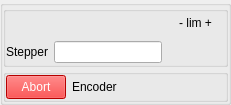
  <widget class="QGroupBox" name="rightJaw" >
   <property name="geometry" >
    <rect>
     <x>470</x>
     <y>120</y>
     <width>231</width>
     <height>101</height>
    </rect>
   </property>
   <layout class="QGridLayout" >
    <property name="leftMargin" >
     <number>0</number>
    </property>
    <property name="topMargin" >
     <number>0</number>
    </property>
    <property name="rightMargin" >
     <number>0</number>
    </property>
    <property name="bottomMargin" >
     <number>0</number>
    </property>
    <property name="verticalSpacing" >
     <number>2</number>
    </property>
    <item row="0" column="0" >
     <widget class="TauGroupBox" name="rightStepper" >
      <property name="flat" >
       <bool>true</bool>
      </property>
      <property name="showText" >
       <bool>false</bool>
      </property>
      <layout class="QGridLayout" >
       <property name="leftMargin" >
        <number>0</number>
       </property>
       <property name="topMargin" >
        <number>0</number>
       </property>
       <property name="rightMargin" >
        <number>0</number>
       </property>
       <property name="bottomMargin" >
        <number>0</number>
       </property>
       <property name="horizontalSpacing" >
        <number>6</number>
       </property>
       <property name="verticalSpacing" >
        <number>6</number>
       </property>
       <item row="0" column="0" >
        <layout class="QHBoxLayout" >
         <item>
          <widget class="TauValueLabel" name="rightLabelState" >
           <property name="minimumSize" >
            <size>
             <width>50</width>
             <height>22</height>
            </size>
           </property>
           <property name="frameShape" >
            <enum>QFrame::NoFrame</enum>
           </property>
           <property name="frameShadow" >
            <enum>QFrame::Plain</enum>
           </property>
           <property name="showQuality" >
            <bool>false</bool>
           </property>
           <property name="useParentModel" >
            <bool>true</bool>
           </property>
           <property name="model" >
            <string>/State</string>
           </property>
          </widget>
         </item>
         <item>
          <widget class="TauStateLed" name="rightLedState" >
           <property name="useParentModel" >
            <bool>true</bool>
           </property>
           <property name="model" >
            <string>/State</string>
           </property>
          </widget>
         </item>
         <item>
          <spacer>
           <property name="orientation" >
            <enum>Qt::Horizontal</enum>
           </property>
           <property name="sizeHint" >
            <size>
             <width>150</width>
             <height>20</height>
            </size>
           </property>
          </spacer>
         </item>
         <item>
          <widget class="TauLimitSwitch" name="rightLimitN" >
           <property name="useParentModel" >
            <bool>true</bool>
           </property>
           <property name="model" >
            <string>/Limit_switches</string>
           </property>
           <property name="boolIndex" >
            <number>2</number>
           </property>
          </widget>
         </item>
         <item>
          <widget class="QLabel" name="rightLimitLabel" >
           <property name="text" >
            <string>- lim +</string>
           </property>
           <property name="alignment" >
            <set>Qt::AlignCenter</set>
           </property>
          </widget>
         </item>
         <item>
          <widget class="TauLimitSwitch" name="rightLimitP" >
           <property name="useParentModel" >
            <bool>true</bool>
           </property>
           <property name="model" >
            <string>/Limit_switches</string>
           </property>
           <property name="boolIndex" >
            <number>1</number>
           </property>
          </widget>
         </item>
        </layout>
       </item>
       <item row="1" column="0" >
        <layout class="QHBoxLayout" >
         <item>
          <widget class="QLabel" name="rightStepperLabel" >
           <property name="text" >
            <string>Stepper</string>
           </property>
          </widget>
         </item>
         <item>
          <widget class="TauValueLineEdit" name="rightStepperWrite" >
           <property name="useParentModel" >
            <bool>true</bool>
           </property>
           <property name="model" >
            <string>/Position</string>
           </property>
          </widget>
         </item>
         <item>
          <widget class="TauValueLabel" name="rightStepperRead" >
           <property name="sizePolicy" >
            <sizepolicy vsizetype="Preferred" hsizetype="Expanding" >
             <horstretch>0</horstretch>
             <verstretch>0</verstretch>
            </sizepolicy>
           </property>
           <property name="useParentModel" >
            <bool>true</bool>
           </property>
           <property name="model" >
            <string>/Position</string>
           </property>
          </widget>
         </item>
         <item>
          <widget class="TauConfigLabel" name="rightStepperUnits" >
           <property name="minimumSize" >
            <size>
             <width>35</width>
             <height>24</height>
            </size>
           </property>
           <property name="maximumSize" >
            <size>
             <width>35</width>
             <height>24</height>
            </size>
           </property>
           <property name="useParentModel" >
            <bool>true</bool>
           </property>
           <property name="model" >
            <string>/Position?configuration=unit</string>
           </property>
          </widget>
         </item>
        </layout>
       </item>
      </layout>
     </widget>
    </item>
    <item row="1" column="0" >
     <widget class="TauGroupBox" name="rightEnc" >
      <property name="flat" >
       <bool>true</bool>
      </property>
      <property name="showText" >
       <bool>false</bool>
      </property>
      <layout class="QGridLayout" >
       <property name="leftMargin" >
        <number>0</number>
       </property>
       <property name="topMargin" >
        <number>0</number>
       </property>
       <property name="rightMargin" >
        <number>0</number>
       </property>
       <property name="bottomMargin" >
        <number>0</number>
       </property>
       <property name="horizontalSpacing" >
        <number>6</number>
       </property>
       <property name="verticalSpacing" >
        <number>6</number>
       </property>
       <item row="0" column="0" >
        <layout class="QHBoxLayout" >
         <item>
          <widget class="QPushButton" name="rightAbort" >
           <property name="maximumSize" >
            <size>
             <width>60</width>
             <height>25</height>
            </size>
           </property>
           <property name="palette" >
            <palette>
             <active>
              <colorrole role="WindowText" >
               <brush brushstyle="SolidPattern" >
                <color alpha="255" >
                 <red>0</red>
                 <green>0</green>
                 <blue>0</blue>
                </color>
               </brush>
              </colorrole>
              <colorrole role="Button" >
               <brush brushstyle="SolidPattern" >
                <color alpha="255" >
                 <red>255</red>
                 <green>0</green>
                 <blue>0</blue>
                </color>
               </brush>
              </colorrole>
              <colorrole role="Light" >
               <brush brushstyle="SolidPattern" >
                <color alpha="255" >
                 <red>255</red>
                 <green>127</green>
                 <blue>127</blue>
                </color>
               </brush>
              </colorrole>
              <colorrole role="Midlight" >
               <brush brushstyle="SolidPattern" >
                <color alpha="255" >
                 <red>255</red>
                 <green>63</green>
                 <blue>63</blue>
                </color>
               </brush>
              </colorrole>
              <colorrole role="Dark" >
               <brush brushstyle="SolidPattern" >
                <color alpha="255" >
                 <red>127</red>
                 <green>0</green>
                 <blue>0</blue>
                </color>
               </brush>
              </colorrole>
              <colorrole role="Mid" >
               <brush brushstyle="SolidPattern" >
                <color alpha="255" >
                 <red>170</red>
                 <green>0</green>
                 <blue>0</blue>
                </color>
               </brush>
              </colorrole>
              <colorrole role="Text" >
               <brush brushstyle="SolidPattern" >
                <color alpha="255" >
                 <red>0</red>
                 <green>0</green>
                 <blue>0</blue>
                </color>
               </brush>
              </colorrole>
              <colorrole role="BrightText" >
               <brush brushstyle="SolidPattern" >
                <color alpha="255" >
                 <red>255</red>
                 <green>255</green>
                 <blue>255</blue>
                </color>
               </brush>
              </colorrole>
              <colorrole role="ButtonText" >
               <brush brushstyle="SolidPattern" >
                <color alpha="255" >
                 <red>255</red>
                 <green>255</green>
                 <blue>255</blue>
                </color>
               </brush>
              </colorrole>
              <colorrole role="Base" >
               <brush brushstyle="SolidPattern" >
                <color alpha="255" >
                 <red>255</red>
                 <green>255</green>
                 <blue>255</blue>
                </color>
               </brush>
              </colorrole>
              <colorrole role="Window" >
               <brush brushstyle="SolidPattern" >
                <color alpha="255" >
                 <red>255</red>
                 <green>0</green>
                 <blue>0</blue>
                </color>
               </brush>
              </colorrole>
              <colorrole role="Shadow" >
               <brush brushstyle="SolidPattern" >
                <color alpha="255" >
                 <red>0</red>
                 <green>0</green>
                 <blue>0</blue>
                </color>
               </brush>
              </colorrole>
              <colorrole role="AlternateBase" >
               <brush brushstyle="SolidPattern" >
                <color alpha="255" >
                 <red>255</red>
                 <green>127</green>
                 <blue>127</blue>
                </color>
               </brush>
              </colorrole>
             </active>
             <inactive>
              <colorrole role="WindowText" >
               <brush brushstyle="SolidPattern" >
                <color alpha="255" >
                 <red>0</red>
                 <green>0</green>
                 <blue>0</blue>
                </color>
               </brush>
              </colorrole>
              <colorrole role="Button" >
               <brush brushstyle="SolidPattern" >
                <color alpha="255" >
                 <red>255</red>
                 <green>0</green>
                 <blue>0</blue>
                </color>
               </brush>
              </colorrole>
              <colorrole role="Light" >
               <brush brushstyle="SolidPattern" >
                <color alpha="255" >
                 <red>255</red>
                 <green>127</green>
                 <blue>127</blue>
                </color>
               </brush>
              </colorrole>
              <colorrole role="Midlight" >
               <brush brushstyle="SolidPattern" >
                <color alpha="255" >
                 <red>255</red>
                 <green>63</green>
                 <blue>63</blue>
                </color>
               </brush>
              </colorrole>
              <colorrole role="Dark" >
               <brush brushstyle="SolidPattern" >
                <color alpha="255" >
                 <red>127</red>
                 <green>0</green>
                 <blue>0</blue>
                </color>
               </brush>
              </colorrole>
              <colorrole role="Mid" >
               <brush brushstyle="SolidPattern" >
                <color alpha="255" >
                 <red>170</red>
                 <green>0</green>
                 <blue>0</blue>
                </color>
               </brush>
              </colorrole>
              <colorrole role="Text" >
               <brush brushstyle="SolidPattern" >
                <color alpha="255" >
                 <red>0</red>
                 <green>0</green>
                 <blue>0</blue>
                </color>
               </brush>
              </colorrole>
              <colorrole role="BrightText" >
               <brush brushstyle="SolidPattern" >
                <color alpha="255" >
                 <red>255</red>
                 <green>255</green>
                 <blue>255</blue>
                </color>
               </brush>
              </colorrole>
              <colorrole role="ButtonText" >
               <brush brushstyle="SolidPattern" >
                <color alpha="255" >
                 <red>255</red>
                 <green>255</green>
                 <blue>255</blue>
                </color>
               </brush>
              </colorrole>
              <colorrole role="Base" >
               <brush brushstyle="SolidPattern" >
                <color alpha="255" >
                 <red>255</red>
                 <green>255</green>
                 <blue>255</blue>
                </color>
               </brush>
              </colorrole>
              <colorrole role="Window" >
               <brush brushstyle="SolidPattern" >
                <color alpha="255" >
                 <red>255</red>
                 <green>0</green>
                 <blue>0</blue>
                </color>
               </brush>
              </colorrole>
              <colorrole role="Shadow" >
               <brush brushstyle="SolidPattern" >
                <color alpha="255" >
                 <red>0</red>
                 <green>0</green>
                 <blue>0</blue>
                </color>
               </brush>
              </colorrole>
              <colorrole role="AlternateBase" >
               <brush brushstyle="SolidPattern" >
                <color alpha="255" >
                 <red>255</red>
                 <green>127</green>
                 <blue>127</blue>
                </color>
               </brush>
              </colorrole>
             </inactive>
             <disabled>
              <colorrole role="WindowText" >
               <brush brushstyle="SolidPattern" >
                <color alpha="255" >
                 <red>127</red>
                 <green>0</green>
                 <blue>0</blue>
                </color>
               </brush>
              </colorrole>
              <colorrole role="Button" >
               <brush brushstyle="SolidPattern" >
                <color alpha="255" >
                 <red>255</red>
                 <green>0</green>
                 <blue>0</blue>
                </color>
               </brush>
              </colorrole>
              <colorrole role="Light" >
               <brush brushstyle="SolidPattern" >
                <color alpha="255" >
                 <red>255</red>
                 <green>127</green>
                 <blue>127</blue>
                </color>
               </brush>
              </colorrole>
              <colorrole role="Midlight" >
               <brush brushstyle="SolidPattern" >
                <color alpha="255" >
                 <red>255</red>
                 <green>63</green>
                 <blue>63</blue>
                </color>
               </brush>
              </colorrole>
              <colorrole role="Dark" >
               <brush brushstyle="SolidPattern" >
                <color alpha="255" >
                 <red>127</red>
                 <green>0</green>
                 <blue>0</blue>
                </color>
               </brush>
              </colorrole>
              <colorrole role="Mid" >
               <brush brushstyle="SolidPattern" >
                <color alpha="255" >
                 <red>170</red>
                 <green>0</green>
                 <blue>0</blue>
                </color>
               </brush>
              </colorrole>
              <colorrole role="Text" >
               <brush brushstyle="SolidPattern" >
                <color alpha="255" >
                 <red>127</red>
                 <green>0</green>
                 <blue>0</blue>
                </color>
               </brush>
              </colorrole>
              <colorrole role="BrightText" >
               <brush brushstyle="SolidPattern" >
                <color alpha="255" >
                 <red>255</red>
                 <green>255</green>
                 <blue>255</blue>
                </color>
               </brush>
              </colorrole>
              <colorrole role="ButtonText" >
               <brush brushstyle="SolidPattern" >
                <color alpha="255" >
                 <red>127</red>
                 <green>0</green>
                 <blue>0</blue>
                </color>
               </brush>
              </colorrole>
              <colorrole role="Base" >
               <brush brushstyle="SolidPattern" >
                <color alpha="255" >
                 <red>255</red>
                 <green>0</green>
                 <blue>0</blue>
                </color>
               </brush>
              </colorrole>
              <colorrole role="Window" >
               <brush brushstyle="SolidPattern" >
                <color alpha="255" >
                 <red>255</red>
                 <green>0</green>
                 <blue>0</blue>
                </color>
               </brush>
              </colorrole>
              <colorrole role="Shadow" >
               <brush brushstyle="SolidPattern" >
                <color alpha="255" >
                 <red>0</red>
                 <green>0</green>
                 <blue>0</blue>
                </color>
               </brush>
              </colorrole>
              <colorrole role="AlternateBase" >
               <brush brushstyle="SolidPattern" >
                <color alpha="255" >
                 <red>255</red>
                 <green>0</green>
                 <blue>0</blue>
                </color>
               </brush>
              </colorrole>
             </disabled>
            </palette>
           </property>
           <property name="text" >
            <string>Abort</string>
           </property>
          </widget>
         </item>
         <item>
          <widget class="QLabel" name="rightEncLabel" >
           <property name="text" >
            <string>Encoder</string>
           </property>
          </widget>
         </item>
         <item>
          <widget class="TauValueLabel" name="rightEncRead" >
           <property name="sizePolicy" >
            <sizepolicy vsizetype="Preferred" hsizetype="Expanding" >
             <horstretch>0</horstretch>
             <verstretch>0</verstretch>
            </sizepolicy>
           </property>
           <property name="useParentModel" >
            <bool>true</bool>
           </property>
           <property name="model" >
            <string>/Position</string>
           </property>
          </widget>
         </item>
         <item>
          <widget class="TauConfigLabel" name="rightEncUnits" >
           <property name="minimumSize" >
            <size>
             <width>35</width>
             <height>24</height>
            </size>
           </property>
           <property name="maximumSize" >
            <size>
             <width>35</width>
             <height>24</height>
            </size>
           </property>
           <property name="useParentModel" >
            <bool>true</bool>
           </property>
           <property name="model" >
            <string>/Position?configuration=unit</string>
           </property>
          </widget>
         </item>
        </layout>
       </item>
      </layout>
     </widget>
    </item>
   </layout>
  </widget>
